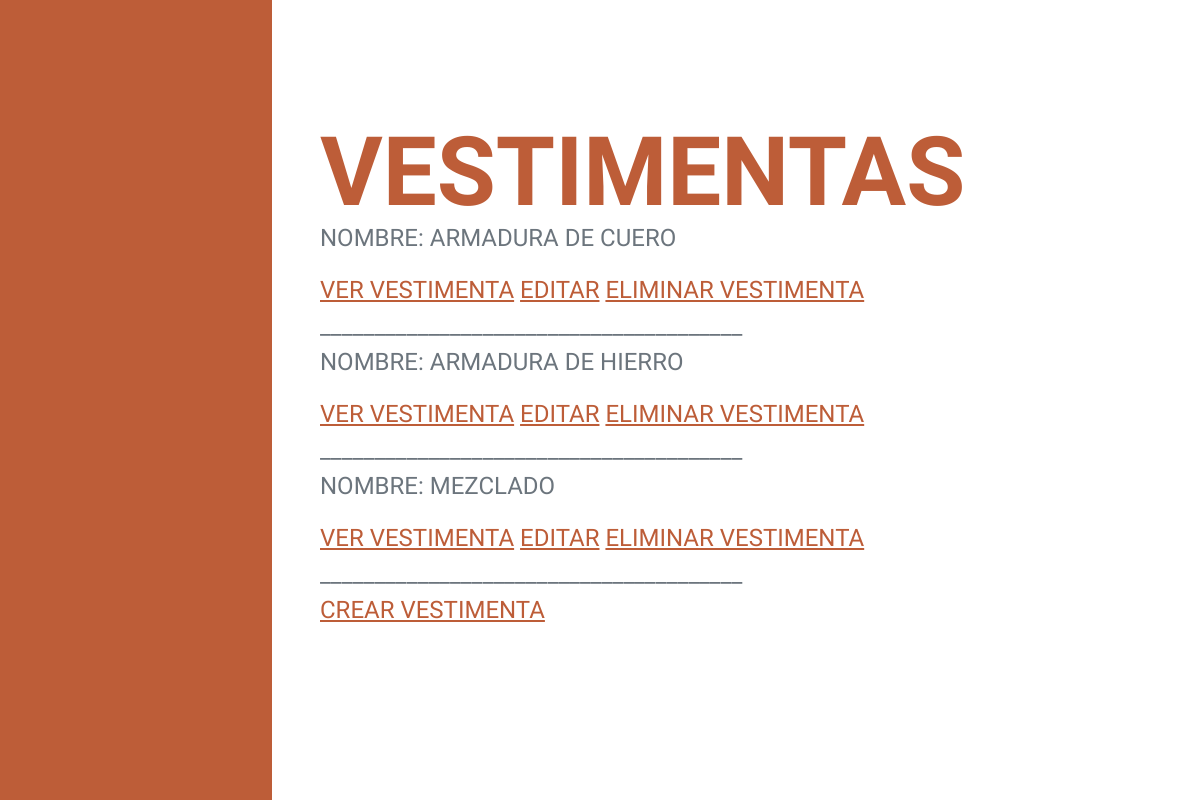
Screenshot of /App1/Vestimenta/list/ (signed in) with the database file from the repository.
### App1/models.py (models this page shows, shortened)
class vestimenta(models.Model):
    nombre = models.CharField(max_length=20)
    partesuperior = models.ImageField(upload_to="ropa", null=True,blank=True)
    parteinferior = models.ImageField(upload_to="ropa", null=True,blank=True)
    calzado = models.ImageField(upload_to="ropa", null=True,blank=True)

### App1/views.py (the view)
# urls.py: path("Vestimenta/list/", ListaVestimenta.as_view(), name= "VestimentaLista"),
class ListaVestimenta(LoginRequiredMixin, ListView):
    model = vestimenta

### App1/templates/App1/Vestimenta_list.html
{% extends "App1/padre2.html" %}
{% load static %}
{% block titulo %}
Vestimentas
{% endblock %}
{% block description %}
{% for vestimenta in object_list %}
    <p>Nombre: {{vestimenta.nombre}} </p>
    <a href="{% url 'VestimentaDetalle' vestimenta.id %}">Ver Vestimenta</a>
    <a href="{% url 'VestimentaEditar' vestimenta.id %}">Editar</a>
    <a href="{% url 'VestimentaEliminar' vestimenta.id %}">Eliminar Vestimenta</a>
    <br>_______________________________________
    {% endfor %}
    <br>
    <a href="{% url 'VestimentaCrear'  %}"> Crear vestimenta </a>
{% endblock %}

### rows the page displays
vestimenta: nombre "ARMADURA DE CUERO"
vestimenta: nombre "ARMADURA DE HIERRO"
vestimenta: nombre "MEZCLADO"
